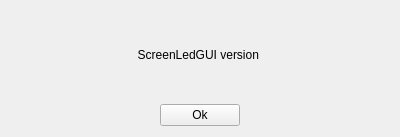
<?xml version="1.0" encoding="UTF-8"?>
<ui version="4.0">
 <class>AboutWindow</class>
 <widget class="QWidget" name="AboutWindow">
  <property name="geometry">
   <rect>
    <x>0</x>
    <y>0</y>
    <width>400</width>
    <height>137</height>
   </rect>
  </property>
  <property name="windowTitle">
   <string>Form</string>
  </property>
  <layout class="QVBoxLayout" name="verticalLayout">
   <item>
    <widget class="QLabel" name="versionText">
     <property name="text">
      <string>ScreenLedGUI version &lt;fill&gt;</string>
     </property>
     <property name="alignment">
      <set>Qt::AlignmentFlag::AlignCenter</set>
     </property>
    </widget>
   </item>
   <item>
    <layout class="QHBoxLayout" name="horizontalLayout">
     <item>
      <spacer name="horizontalSpacer">
       <property name="orientation">
        <enum>Qt::Orientation::Horizontal</enum>
       </property>
       <property name="sizeHint" stdset="0">
        <size>
         <width>40</width>
         <height>20</height>
        </size>
       </property>
      </spacer>
     </item>
     <item>
      <widget class="QPushButton" name="versionPopupOkButt">
       <property name="text">
        <string>Ok</string>
       </property>
      </widget>
     </item>
     <item>
      <spacer name="horizontalSpacer_2">
       <property name="orientation">
        <enum>Qt::Orientation::Horizontal</enum>
       </property>
       <property name="sizeHint" stdset="0">
        <size>
         <width>40</width>
         <height>20</height>
        </size>
       </property>
      </spacer>
     </item>
    </layout>
   </item>
  </layout>
 </widget>
 <resources/>
 <connections/>
</ui>
